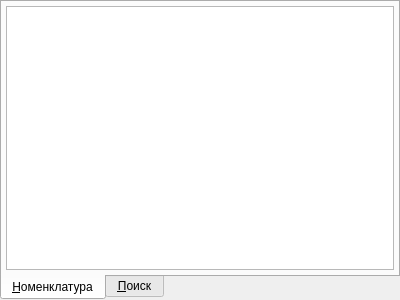
<ui version="4.0" >
 <class>ICDTreePopup</class>
 <widget class="QWidget" name="ICDTreePopup" >
  <property name="geometry" >
   <rect>
    <x>0</x>
    <y>0</y>
    <width>400</width>
    <height>300</height>
   </rect>
  </property>
  <property name="windowTitle" >
   <string>Form</string>
  </property>
  <layout class="QGridLayout" >
   <property name="leftMargin" >
    <number>0</number>
   </property>
   <property name="topMargin" >
    <number>0</number>
   </property>
   <property name="rightMargin" >
    <number>0</number>
   </property>
   <property name="bottomMargin" >
    <number>0</number>
   </property>
   <property name="horizontalSpacing" >
    <number>0</number>
   </property>
   <property name="verticalSpacing" >
    <number>0</number>
   </property>
   <item row="0" column="0" >
    <widget class="QTabWidget" name="tabWidget" >
     <property name="tabPosition" >
      <enum>QTabWidget::South</enum>
     </property>
     <property name="tabShape" >
      <enum>QTabWidget::Rounded</enum>
     </property>
     <property name="currentIndex" >
      <number>0</number>
     </property>
     <widget class="QWidget" name="tabTree" >
      <attribute name="title" >
       <string>&amp;Номенклатура</string>
      </attribute>
      <layout class="QVBoxLayout" >
       <property name="spacing" >
        <number>4</number>
       </property>
       <property name="leftMargin" >
        <number>4</number>
       </property>
       <property name="topMargin" >
        <number>4</number>
       </property>
       <property name="rightMargin" >
        <number>4</number>
       </property>
       <property name="bottomMargin" >
        <number>4</number>
       </property>
       <item>
        <widget class="CICDTreeView" name="treeView" />
       </item>
      </layout>
     </widget>
     <widget class="QWidget" name="tabSearch" >
      <attribute name="title" >
       <string>&amp;Поиск</string>
      </attribute>
      <layout class="QGridLayout" >
       <property name="leftMargin" >
        <number>4</number>
       </property>
       <property name="topMargin" >
        <number>4</number>
       </property>
       <property name="rightMargin" >
        <number>4</number>
       </property>
       <property name="bottomMargin" >
        <number>4</number>
       </property>
       <property name="horizontalSpacing" >
        <number>4</number>
       </property>
       <property name="verticalSpacing" >
        <number>4</number>
       </property>
       <item row="0" column="0" >
        <widget class="QLineEdit" name="edtWords" />
       </item>
       <item row="0" column="1" >
        <widget class="QToolButton" name="btnSearch" >
         <property name="text" >
          <string>...</string>
         </property>
         <property name="shortcut" >
          <string>Return</string>
         </property>
         <property name="autoRaise" >
          <bool>false</bool>
         </property>
        </widget>
       </item>
       <item row="1" column="0" colspan="2" >
        <widget class="CICDSearchResult" name="tblSearchResult" />
       </item>
      </layout>
     </widget>
    </widget>
   </item>
  </layout>
 </widget>
 <customwidgets>
  <customwidget>
   <class>CICDTreeView</class>
   <extends>QTreeView</extends>
   <header>library/ICDTreeViews.h</header>
  </customwidget>
  <customwidget>
   <class>CICDSearchResult</class>
   <extends>QTableView</extends>
   <header>library/ICDTreeViews.h</header>
  </customwidget>
 </customwidgets>
 <resources/>
 <connections/>
</ui>
